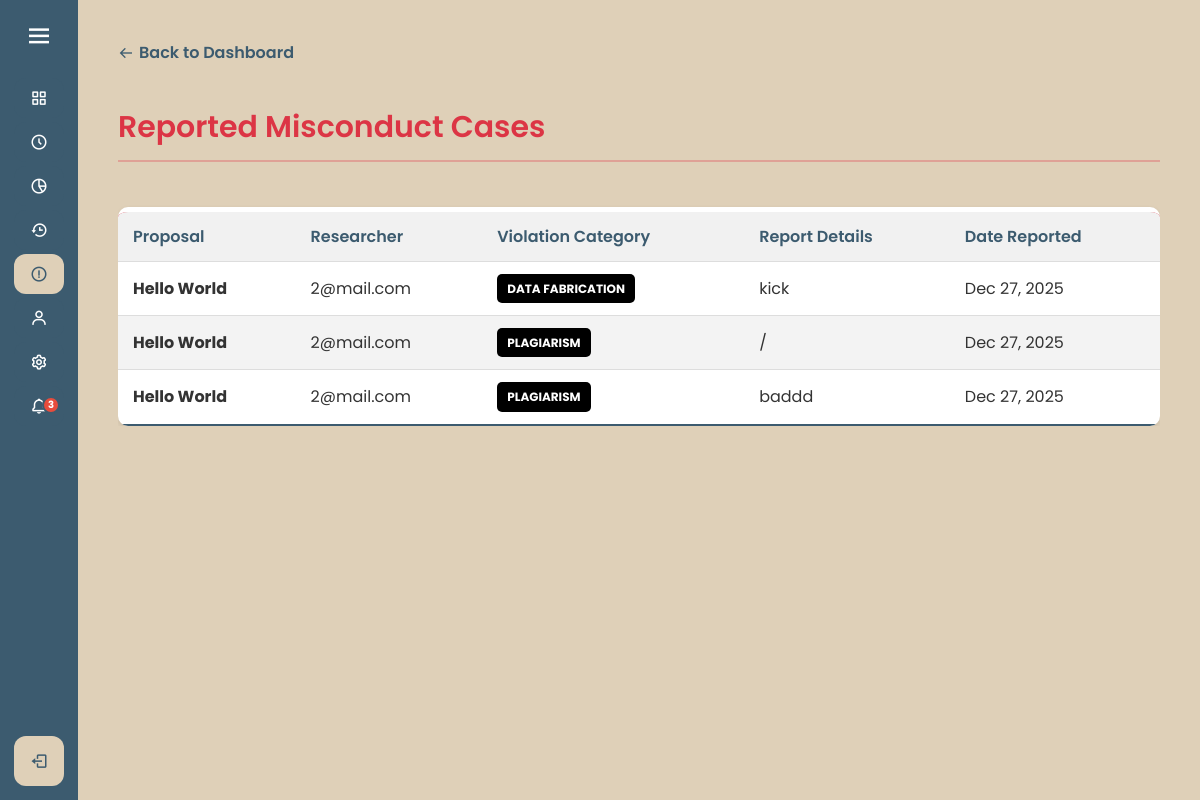
/reviewer_misconduct.php (signed in), run on the app's committed database.
### tables this page shows
CREATE TABLE `misconduct_reports` (
  `id` int(11) NOT NULL,
  `proposal_id` int(11) DEFAULT NULL,
  `reviewer_email` varchar(255) NOT NULL,
  `researcher_email` varchar(255) NOT NULL,
  `category` enum('Plagiarism','Data Fabrication','Falsification','Unethical Conduct','Other') NOT NULL,
  `details` text NOT NULL,
  `status` enum('PENDING','INVESTIGATING','RESOLVED') DEFAULT 'PENDING',
  `created_at` timestamp NOT NULL DEFAULT current_timestamp()
);

CREATE TABLE `proposals` (
  `id` int(11) NOT NULL,
  `title` varchar(255) NOT NULL,
  `description` text DEFAULT NULL,
  `researcher_email` varchar(255) NOT NULL,
  `file_path` varchar(255) NOT NULL,
  `reviewer_email` varchar(255) DEFAULT NULL,
  `status` enum('DRAFT','SUBMITTED','ASSIGNED','PENDING_REVIEW','REQUIRES_AMENDMENT','RESUBMITTED','RECOMMENDED','REJECTED','APPROVED','APPEALED','APPEAL_REJECTED') DEFAULT 'SUBMITTED',
  `created_at` timestamp NOT NULL DEFAULT current_timestamp(),
  `approved_at` datetime DEFAULT NULL,
  `resubmitted_at` datetime DEFAULT NULL,
  `priority` enum('Normal','High') DEFAULT 'Normal',
  `department_id` int(11) DEFAULT NULL,
  `reviewer_feedback` text DEFAULT NULL,
  `amendment_notes` text DEFAULT NULL,
  `budget_requested` decimal(10,2) DEFAULT 0.00,
  `approved_budget` decimal(10,2) DEFAULT 0.00,
  `amount_spent` decimal(10,2) DEFAULT 0.00
);

### reviewer_misconduct.php (the view, shortened to what this page needs)
<?php
require 'config.php';
$email = $_SESSION['email'];
$rep_query = "SELECT m.created_at as review_date, p.title, p.researcher_email, m.category, m.details
              FROM misconduct_reports m
              JOIN proposals p ON m.proposal_id = p.id
              WHERE m.reviewer_email = ?
              ORDER BY m.created_at DESC";
$rep_stmt = $conn->prepare($rep_query);
$rep_stmt->bind_param("s", $email);
$rep_stmt->execute();
$reports = $rep_stmt->get_result();
?>
<!DOCTYPE html>
<html lang="en">
<head>
    <link rel="stylesheet" href="styling/style.css">
    <link rel="stylesheet" href="styling/dashboard.css">
    <link href="https://unpkg.com/boxicons@2.1.4/css/boxicons.min.css" rel="stylesheet">
</head>
<body>
    <?php include 'sidebar.php'; ?>
    <section class="home-section">
        <div style="margin-bottom: 20px;">
            <a href="reviewer_page.php" class="btn-back"><i class='bx bx-arrow-back'></i> Back to Dashboard</a>
        </div>
        <div class="welcome-text" style="color: #dc3545;">Reported Misconduct Cases</div>
        <hr style="border: 1px solid #dc3545; opacity: 0.3; margin-bottom: 25px;">
        <div style="overflow-x:auto;">
            <table class="styled-table" style="border-top: 5px solid #dc3545;">
                <thead>
                    <tr style="background: #dc3545; color: white;">
                        <th>Proposal</th>
                        <th>Researcher</th>
                        <th>Violation Category</th>
                        <th>Report Details</th>
                        <th>Date Reported</th>
                    </tr>
                </thead>
                <tbody>
                    <?php if ($reports->num_rows > 0): ?>
                        <?php while($row = $reports->fetch_assoc()): ?>
                            <tr>
                                <td><strong><?= htmlspecialchars($row['title']) ?></strong></td>
                                <td><?= htmlspecialchars($row['researcher_email']) ?></td>
                                <td>
                                    <span class="status-badge rejected" style="background:#000; color:#fff;">
                                        <?= htmlspecialchars($row['category']) ?>
                                    </span>
                                </td>
                                <td><?= nl2br(htmlspecialchars($row['details'])) ?></td>
                                <td><?= date('M d, Y', strtotime($row['review_date'])) ?></td>
                            </tr>
                        <?php endwhile; ?>
                    <?php else: ?>
                        <tr><td colspan="5" style="text-align: center; color: #666;">No reported misconduct cases.</td></tr>
                    <?php endif; ?>
                </tbody>
            </table>
        </div>
    </section>
</body>
</html>

### styling/style.css (style rules this page uses)
* { margin: 0; padding: 0; box-sizing: border-box; font-family: "Poppins", sans-serif; }
body { background-color: #DFD0B8; }
.home-section { position: relative; background-color: #DFD0B8; min-height: 100vh; top: 0; left: 78px; width: calc(100% - 78px); transition: all 0.5s ease; z-index: 1; padding: 40px; color: #153448; }
.home-section .welcome-text { color: #153448; font-size: 30px; font-weight: 600; margin-bottom: 10px; display: flex; align-items: center; gap: 10px; }
.home-section p, .home-section li, .home-section td, .home-section label { color: #153448; font-size: 16px; line-height: 1.6; }
.status-badge { padding: 5px 10px; border-radius: 5px; font-size: 14px; font-weight: 500; }
.status-badge.rejected { background: #f8d7da; color: #721c24; }
.btn-back { display: inline-flex; align-items: center; gap: 5px; margin-bottom: 20px; color: #3C5B6F; text-decoration: none; font-weight: 600; }
.styled-table { width: 100%; border-collapse: collapse; background: white; margin-top: 20px; border-radius: 10px; overflow: hidden; box-shadow: 0 2px 5px rgba(0,0,0,0.1); }
.styled-table th { background: #f1f1f1; text-align: left; padding: 15px; font-weight: 600; color: #3C5B6F; }
.styled-table td { padding: 15px; border-bottom: 1px solid #eee; color: #333; }
.styled-table tr:last-child td { border-bottom: none; }
.styled-table thead tr { background-color: #3C5B6F; color: #ffffff; text-align: left; font-weight: bold; }
.styled-table th, .styled-table td { padding: 12px 15px; border-bottom: 1px solid #ddd; }
.styled-table tbody tr { border-bottom: 1px solid #dddddd; }
.styled-table tbody tr:nth-of-type(even) { background-color: #f3f3f3; }
.styled-table tbody tr:last-of-type { border-bottom: 2px solid #3C5B6F; }
.status-badge { padding: 5px 10px; border-radius: 5px; font-size: 12px; font-weight: bold; text-transform: uppercase; display: inline-block; }

### data on the page
misconduct_reports: proposal.title "Hello World", proposal.researcher_email "2@mail.com", category "DATA FABRICATION", details "kick", created_at "Dec 27, 2025"
misconduct_reports: proposal.title "Hello World", proposal.researcher_email "2@mail.com", category "PLAGIARISM", details "/", created_at "Dec 27, 2025"
misconduct_reports: proposal.title "Hello World", proposal.researcher_email "2@mail.com", category "PLAGIARISM", details "baddd", created_at "Dec 27, 2025"

### other printed values
$unread_count "3"
